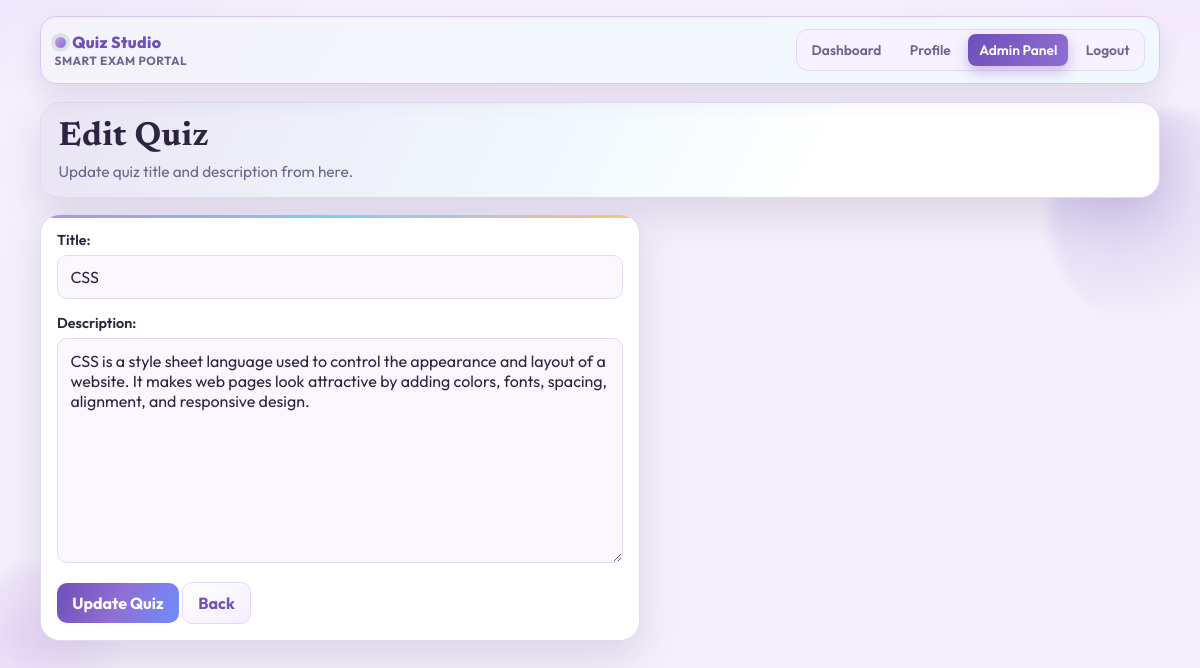
The page /admin-panel/quizzes/1/edit/ (signed in) on the database its author committed.
### Quiz/models.py (models this page shows, shortened)
class Quiz(models.Model):
    title = models.CharField(max_length=200)
    description = models.TextField(blank=True)
    is_published = models.BooleanField(default=False)

### Quiz/views.py (the view)
# urls.py: path("admin-panel/quizzes/<int:quiz_id>/edit/", views.admin_quiz_edit_view, name="admin_quiz_edit"),
@never_cache
def admin_quiz_edit_view(request, quiz_id):
    blocked = _require_staff(request)
    if blocked:
        return blocked
    quiz = get_object_or_404(Quiz, id=quiz_id)
    form = QuizForm(request.POST or None, instance=quiz)
    if request.method == "POST" and form.is_valid():
        form.save()
        messages.success(request, "Quiz updated successfully.")
        return redirect("quiz:admin_quiz_detail", quiz_id=quiz.id)
    return render(request, "quiz/admin_quiz_form.html", {"form": form, "quiz": quiz})

### Quiz/forms.py
class QuizForm(forms.ModelForm):
    class Meta:
        model = Quiz
        fields = ("title", "description")

### Quiz/views.py (called while the page is built)
def _require_staff(request):
    if not request.user.is_authenticated:
        return redirect("quiz:login")
    if not request.user.is_staff:
        messages.error(request, "Admin access required.")
        return redirect("quiz:dashboard")
    return None

### Quiz/templates/quiz/admin_quiz_form.html (shortened to what this page needs)
{% extends "quiz/base.html" %}
{% block content %}
<section class="hero">
    <h1 class="title">{% if quiz %}Edit Quiz{% else %}Post New Quiz{% endif %}</h1>
    <p class="subtitle">{% if quiz %}Update quiz title and description from here.{% else %}Add title and description. You can publish after adding questions.{% endif %}</p>
</section>
<form method="post" class="card form-card">
    {% for field in form %}
        <div class="field">
            {{ field.label_tag }}
            {{ field }}
        </div>
    {% endfor %}
    <button class="btn btn-primary" type="submit">{% if quiz %}Update Quiz{% else %}Create Quiz{% endif %}</button>
    {% if quiz %}
        <a class="btn btn-secondary" href="{% url 'quiz:admin_quiz_detail' quiz.id %}">Back</a>
    {% endif %}
</form>
{% endblock %}

### Quiz/templates/quiz/base.html (style rules this page uses)
:root { --bg: #f4f0fb; --paper: #ffffff; --paper-soft: #faf7ff; --ink: #2d2441; --muted: #6f648d; --line: #e3d9f4; --brand: #8f6ed5; --brand-2: #6f4fb8; --accent: #c89eea; --accent-2: #5ab9f3; --accent-3: #ffa95e; --danger: #b33131; --success-bg: #f0eaff; --success-text: #5e3ca2; --warning-bg: #fff3fb; --warning-text: #8e4e89; --info-bg: #efe9ff; --info-text: #5741a4; --danger-bg: #ffeaea; --radius-lg: 20px; --radius-md: 12px; --shadow: 0 16px 42px rgba(62, 41, 112, 0.14); }
* { box-sizing: border-box; }
body { margin: 0; font-family: "Outfit", sans-serif; color: var(--ink); background: radial-gradient(900px 400px at -10% -15%, #e8ddff 0%, transparent 60%), radial-gradient(760px 260px at 110% -8%, #f2e5ff 0%, transparent 68%), var(--bg); min-height: 100vh; position: relative; overflow-x: hidden; }
body::before, body::after { content: ""; position: fixed; border-radius: 50%; filter: blur(6px); z-index: -1; animation: floaty 8s ease-in-out infinite; }
body::before { width: 220px; height: 220px; right: -70px; top: 110px; background: radial-gradient(circle at 30% 30%, rgba(143, 110, 213, 0.28), transparent 70%); }
body::after { width: 180px; height: 180px; left: -50px; bottom: 70px; background: radial-gradient(circle at 40% 40%, rgba(200, 158, 234, 0.3), transparent 70%); animation-delay: 1.5s; }
.hero { border: 1px solid var(--line); border-radius: var(--radius-lg); padding: 1rem 1.1rem; background: linear-gradient(115deg, rgba(111, 79, 184, 0.15), rgba(90, 185, 243, 0.08) 48%, transparent 70%), var(--paper); box-shadow: var(--shadow); margin-bottom: 1rem; animation: lift 0.45s ease; }
.title { margin: 0; font-size: clamp(1.5rem, 3.5vw, 2.1rem); line-height: 1.08; font-family: "Newsreader", serif; letter-spacing: 0.01em; }
.subtitle { margin: 0.4rem 0 0; color: var(--muted); font-size: 0.96rem; max-width: 68ch; }
.card { background: var(--paper); border: 1px solid var(--line); border-radius: var(--radius-lg); padding: 1rem; margin-bottom: 1rem; box-shadow: var(--shadow); animation: lift 0.45s ease; position: relative; overflow: hidden; }
.card::before { content: ""; position: absolute; top: 0; left: 0; width: 100%; height: 3px; background: linear-gradient(90deg, var(--brand), var(--accent-2), var(--accent-3)); opacity: 0.75; }
.form-card { width: min(600px, 100%); }
.field { margin-bottom: 0.95rem; }
.field label { display: block; margin-bottom: 0.38rem; font-size: 0.9rem; font-weight: 600; }
input[type="text"], input[type="email"], input[type="password"], input[type="number"], select, textarea { width: 100%; border: 1px solid var(--line); border-radius: 10px; padding: 0.7rem 0.78rem; font: inherit; color: var(--ink); background: var(--paper-soft); transition: 0.2s ease; }
.btn { border: 0; border-radius: 10px; padding: 0.62rem 0.95rem; font: inherit; font-weight: 700; cursor: pointer; text-decoration: none; display: inline-flex; align-items: center; justify-content: center; gap: 0.35rem; transition: 0.2s ease; position: relative; overflow: hidden; }
.btn-primary { color: #fff; background: linear-gradient(115deg, var(--brand-2), var(--brand), #6e8dff); }
.btn-primary::after { content: ""; position: absolute; inset: 0 auto 0 -130%; width: 50%; background: linear-gradient(120deg, transparent, rgba(255, 255, 255, 0.3), transparent); transform: skewX(-20deg); transition: left 0.45s ease; }
.btn-secondary { color: var(--brand-2); border: 1px solid var(--line); background: linear-gradient(145deg, #ffffff, #f5eeff); }
.content > *:nth-child(1) { animation-delay: 0.02s; }
.content > *:nth-child(2) { animation-delay: 0.08s; }

### rows shown on the page
Quiz: form "CSS" "CSS is a style sheet language used to control the appearance and layout of a website. It makes web pages look attractive by adding colors, fonts, spacing, alignment, and responsive design."

### other values the page prints
{{ field.label_tag }} "Title:" "Description:"
